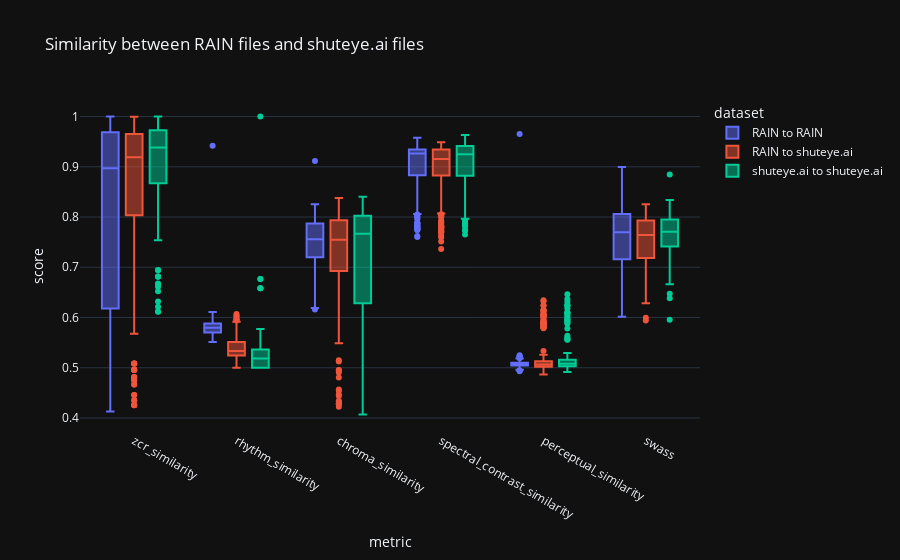

The code cell stored with this chart in its notebook:
### Code cell
# How similar are RAIN files to each other? How similar are RAIN files to shuteye.ai files?
score_df = []
for score_field_name in ['zcr_similarity', 'rhythm_similarity', 'chroma_similarity', 'spectral_contrast_similarity', 'perceptual_similarity', 'swass']:
    similarity_df = get_similarity_df(lambda x: getattr(x, score_field_name)).filter(pl.col('a') < pl.col('b'))
    
    rain_to_rain_similarity = similarity_df.filter(pl.col('a').str.contains('RAIN') & pl.col('b').str.contains('RAIN'))
    sample_rain_file = rain_to_rain_similarity['a'][0]
    rain_to_shuteye_similarity = similarity_df.filter(
        ((pl.col('a').str.contains('RAIN')) & (~pl.col('b').str.contains('RAIN'))) |
        ((pl.col('b').str.contains('RAIN')) & (~pl.col('a').str.contains('RAIN')))
    )
    shuteye_to_shuteye_similarity = similarity_df.filter((~pl.col('a').str.contains('RAIN')) & (~pl.col('b').str.contains('RAIN')))
    
    score_df.append(
        rain_to_rain_similarity.select('score').with_columns(
            dataset=pl.lit('RAIN to RAIN'),
            metric=pl.lit(score_field_name)
        )
    )
    score_df.append(
        rain_to_shuteye_similarity.select('score').with_columns(
            dataset=pl.lit('RAIN to shuteye.ai'),
            metric=pl.lit(score_field_name)
        )
    )
    score_df.append(
        shuteye_to_shuteye_similarity.select('score').with_columns(
            dataset=pl.lit('shuteye.ai to shuteye.ai'),
            metric=pl.lit(score_field_name)
        )
    )
    
score_df = pl.concat(score_df)
# Draw as box plot. Each box plot will represent a different metric. color will depend on the dataset.
fig = px.box(score_df.to_pandas(), x='metric', y='score', color='dataset', title='Similarity between RAIN files and shuteye.ai files')
fig.show()

### Figure 1 — Plotly figure (JSON) as saved in the notebook; plotly's stock layout.template omitted (floating-point values rounded to 4 significant figures; data arrays with more than 128 entries replaced by an {"elided": "..."} marker saying what was removed)
{"data": [{"alignmentgroup": "True", "hovertemplate": "dataset=RAIN to RAIN<br>metric=%{x}<br>score=%{y}<extra></extra>", "legendgroup": "RAIN to RAIN", "marker": {"color": "#636efa"}, "name": "RAIN to RAIN", "notched": false, "offsetgroup": "RAIN to RAIN", "orientation": "v", "showlegend": true, "x": {"elided": "1140 str values"}, "x0": " ", "xaxis": "x", "y": {"elided": "1140 float values"}, "y0": " ", "yaxis": "y", "type": "box"}, {"alignmentgroup": "True", "hovertemplate": "dataset=RAIN to shuteye.ai<br>metric=%{x}<br>score=%{y}<extra></extra>", "legendgroup": "RAIN to shuteye.ai", "marker": {"color": "#EF553B"}, "name": "RAIN to shuteye.ai", "notched": false, "offsetgroup": "RAIN to shuteye.ai", "orientation": "v", "showlegend": true, "x": {"elided": "2040 str values"}, "x0": " ", "xaxis": "x", "y": {"elided": "2040 float values"}, "y0": " ", "yaxis": "y", "type": "box"}, {"alignmentgroup": "True", "hovertemplate": "dataset=shuteye.ai to shuteye.ai<br>metric=%{x}<br>score=%{y}<extra></extra>", "legendgroup": "shuteye.ai to shuteye.ai", "marker": {"color": "#00cc96"}, "name": "shuteye.ai to shuteye.ai", "notched": false, "offsetgroup": "shuteye.ai to shuteye.ai", "orientation": "v", "showlegend": true, "x": {"elided": "816 str values"}, "x0": " ", "xaxis": "x", "y": {"elided": "816 float values"}, "y0": " ", "yaxis": "y", "type": "box"}], "layout": {"xaxis": {"anchor": "y", "domain": [0.0, 1.0], "title": {"text": "metric"}}, "yaxis": {"anchor": "x", "domain": [0.0, 1.0], "title": {"text": "score"}}, "legend": {"title": {"text": "dataset"}, "tracegroupgap": 0}, "title": {"text": "Similarity between RAIN files and shuteye.ai files"}, "boxmode": "group"}}
